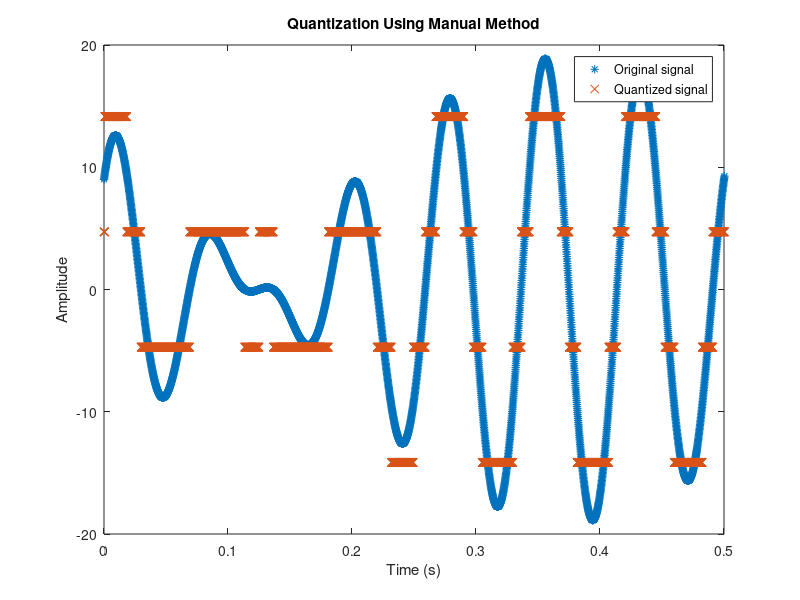

Reproduce this figure in MATLAB.
%ID: 19-41468-3
A = 1;
B = 9;
C = 4;
D = 1;
E = 4;
F = 6;
G = 8;
H = 3;

a1 = G+2; %a1 = 8+2 = 10
a2 = G+1; %a2 = 8+1 = 09
f1 = G+4; %f1 = 8+4 = 12
f2 = G+6; %f2 = 8+6 = 14

fs = 8000;
t = 0:1/fs:1;

sig_ct = a1*sin(2*pi*f1*t) + a2*cos(2*pi*f2*t);

level = 4;
Am = (max(sig_ct)-min(sig_ct))/2;
Nsamples = length(sig_ct);
quantised_out = zeros(1,Nsamples);
del = (2*Am)/level;
Llow = -Am+del/2;
Lhigh = Am-del/2;

for i=Llow:del:Lhigh
    for j=1:Nsamples
        if(((i-del/2)<=sig_ct(j))&&(sig_ct(j)<=(i+del/2)))
            quantised_out(j)=i;
        end
    end
end

plot(t,sig_ct,'*',t,quantised_out,'x');
axis([0 0.5 -20 20]);
title('Quantization Using Manual Method');
legend('Original signal','Quantized signal');
xlabel('Time (s)');
ylabel('Amplitude');